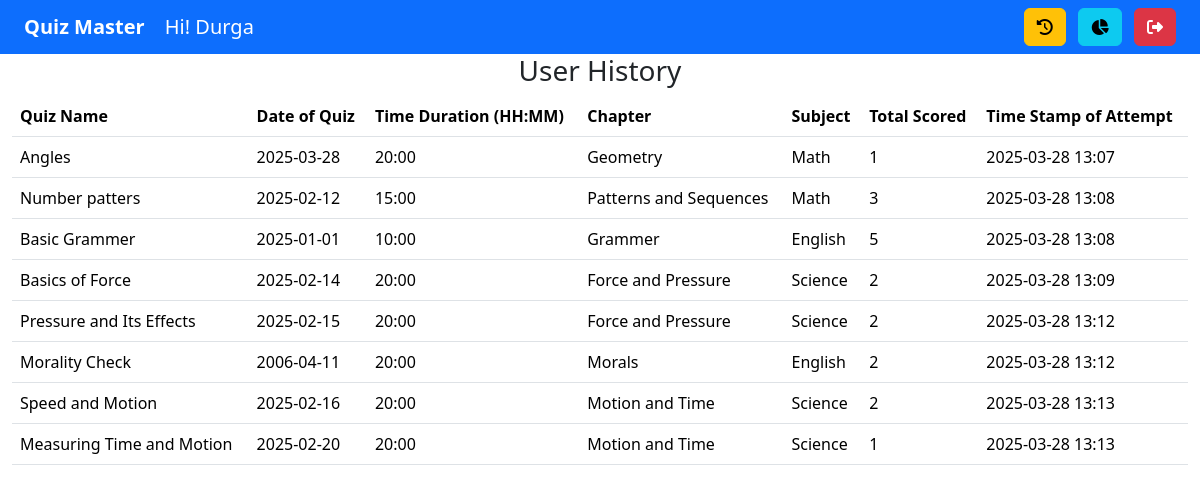
The app's page /user_history (signed in), older data.
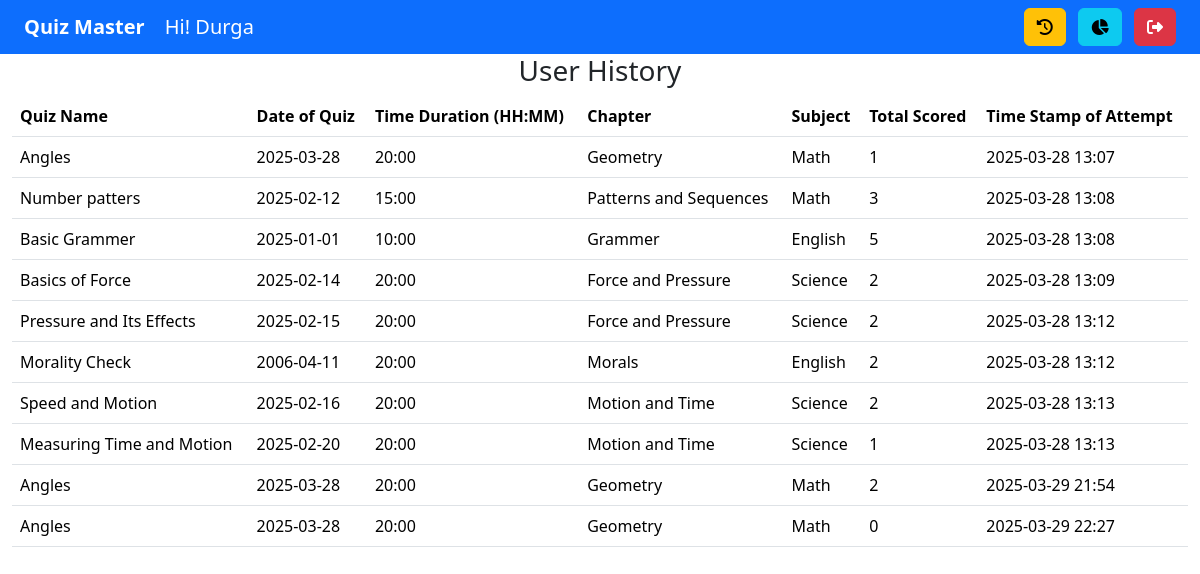
The same page, newer data.
### models.py (models this page shows)
class Users(db.Model):
    __tablename__ = 'users'
    id = db.Column(db.Integer, primary_key=True)
    username = db.Column(db.String(80), unique=True, nullable=False)
    email = db.Column(db.String(80), nullable=False)
    password = db.Column(db.String(100), nullable=False)
    fullname = db.Column(db.String(100), nullable=False)
    qualification = db.Column(db.String(100), nullable=False)
    dob = db.Column(db.String(100), nullable=False)
    is_admin = db.Column(db.Boolean, nullable=False)
    user_score_list = db.relationship('Scores', back_populates = 'user_name', cascade = 'all, delete-orphan')

class Scores(db.Model):
    __tablename__ ='scores'
    id = db.Column(db.Integer, primary_key=True)
    total_scored = db.Column(db.Integer, nullable=False)
    time_stamp_of_attempt = db.Column(db.String(80), nullable=False)
    user_id = db.Column(db.Integer, db.ForeignKey('users.id'), nullable=False)
    quiz_id = db.Column(db.Integer, db.ForeignKey('quizzes.id'), nullable=False)
    user_name = db.relationship('Users', back_populates = 'user_score_list')
    quiz_name = db.relationship('Quizzes', back_populates = 'quiz_score_list')

class Quizzes(db.Model):
    __tablename__ = 'quizzes'
    id = db.Column(db.Integer, primary_key=True)
    name = db.Column(db.String(80), nullable=False)
    date_of_quiz = db.Column(db.String(80), nullable=False)
    time_duration = db.Column(db.String(5), nullable=False)
    remarks = db.Column(db.String(80), nullable=False)
    chapter_id = db.Column(db.Integer, db.ForeignKey('chapters.id'), nullable=False)
    chapter_name = db.relationship('Chapters', back_populates = 'quiz_list')
    question_list = db.relationship('Questions', back_populates = 'quiz_name', cascade = 'all, delete-orphan')
    quiz_score_list = db.relationship('Scores', back_populates = 'quiz_name', cascade = 'all, delete-orphan')

class Chapters(db.Model):
    __tablename__ = 'chapters'
    id = db.Column(db.Integer, primary_key=True)
    name = db.Column(db.String(80), nullable=False)
    description = db.Column(db.String(80), nullable=False)
    subject_id = db.Column(db.Integer, db.ForeignKey('subjects.id'), nullable=False)
    subject_name = db.relationship('Subjects', back_populates = 'chapter_list')
    quiz_list = db.relationship('Quizzes', back_populates = 'chapter_name', cascade = 'all, delete-orphan')

class Subjects(db.Model):
    __tablename__ ='subjects'
    id = db.Column(db.Integer, primary_key=True)
    name = db.Column(db.String(80), nullable=False)
    description = db.Column(db.String(80), nullable=False)
    chapter_list = db.relationship('Chapters', back_populates = 'subject_name', cascade = 'all, delete-orphan')

### controllers.py (the view)
@app.route('/user_history')
def user_history():
    if 'user_id' in session:
        user_id = session['user_id']
        user = Users.query.get(user_id)
        scores = Scores.query.filter_by(user_id=user_id).all()
        return render_template('user_history.html', scores=scores, user=user)
    return redirect('/login')

### templates/user_history.html
{% extends "index.html" %}
{% block content %}
{% include "user_navbar.html" %}
<div class = 'container-fluid'>
    <div class = 'row'>
        <div class = 'col'>
            <h3 class="text-center"> User History</h3>
            <table class="table">
                <thead>
                    <tr>
                        <th>Quiz Name</th>
                        <th>Date of Quiz</th>
                        <th>Time Duration (HH:MM)</th>
                        <th>Chapter</th>
                        <th>Subject</th>
                        <th>Total Scored</th>
                        <th>Time Stamp of Attempt</th>
                    </tr>
                </thead>
                <tbody>
                {% for score in scores %}
                    <tr>
                        <td>{{ score.quiz_name.name }}</td>
                        <td>{{ score.quiz_name.date_of_quiz }}</td>
                        <td>{{ score.quiz_name.time_duration }}</td>
                        <td>{{ score.quiz_name.chapter_name.name }}</td>
                        <td>{{ score.quiz_name.chapter_name.subject_name.name }}</td>
                        <td>{{ score.total_scored }}</td>
                        <td>{{ score.time_stamp_of_attempt }}</td>
                    </tr>
                {% endfor %}
                </tbody>
            </table>
        </div>
    </div>
</div>
{% endblock %}

### templates/index.html (shortened to what this page needs)
<!DOCTYPE html>
<html lang="en">
<head>
    <link href="https://cdn.jsdelivr.net/npm/bootstrap@5.3.3/dist/css/bootstrap.min.css" rel="stylesheet">
    <link rel="stylesheet" href="/static/css/style.css">
</head>
<body>
    <div>
        {% block content %}
        {% endblock %}
    </div>
</body>
</html>

### templates/user_navbar.html
<nav class="navbar navbar-dark bg-primary px-4 d-flex justify-content-between">
  <div>
    <a class="navbar-brand fw-bold" href="/quiz_list">Quiz Master</a>
    <a class="navbar-brand" href="/quiz_list">Hi! {{ user.username }}</a>
  </div>
  <div>
    <a class="btn btn-warning me-2" href="/user_history">
      <i class="fa-solid fa-clock-rotate-left"></i>
    </a>
    <a class="btn btn-info me-2" href="/user_dashboard">
      <i class="fa-solid fa-chart-pie"></i>
    </a>
    <a class="btn btn-danger" href="/logout">
      <i class="fa-solid fa-right-from-bracket"></i>
    </a>
  </div>
</nav>

Row changes from the older to the newer data that the page shows:
added Scores: quiz_name.name "Angles", quiz_name.date_of_quiz "2025-03-28", quiz_name.time_duration "20:00", quiz_name.chapter_name.name "Geometry", quiz_name.chapter_name.subject_name.name "Math", total_scored "2", time_stamp_of_attempt "2025-03-29 21:54"
added Scores: quiz_name.name "Angles", quiz_name.date_of_quiz "2025-03-28", quiz_name.time_duration "20:00", quiz_name.chapter_name.name "Geometry", quiz_name.chapter_name.subject_name.name "Math", total_scored "0", time_stamp_of_attempt "2025-03-29 22:27"
